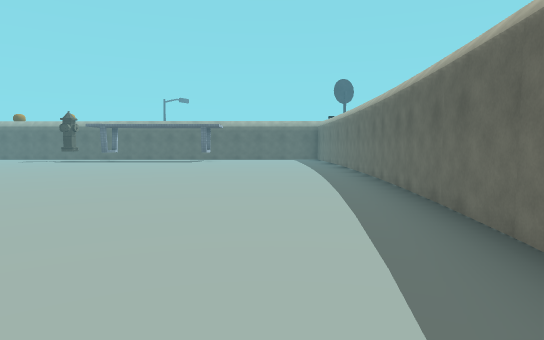
View 1 (above)

21 first-person views from a walk through a Unity game level. The camera is 1.3 m above the floor, tilts 4° down and sees 75° across. The floor is counted in squares, 2 m on a side. Each view is taken from the middle of a square. On the plan, view 1 faces up. The plan holds only what a view shows up to about 10 squares ahead; the rest is blank. The place goes on beyond the plan. Some surface patterns are stand-ins.

View 2
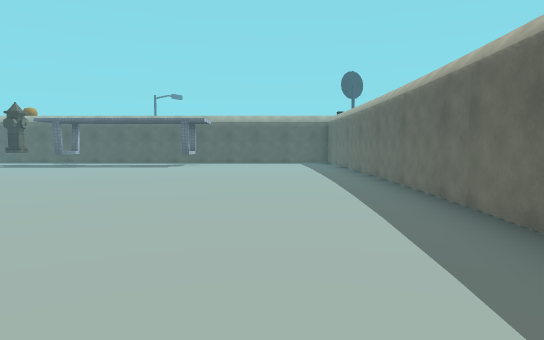

View 3
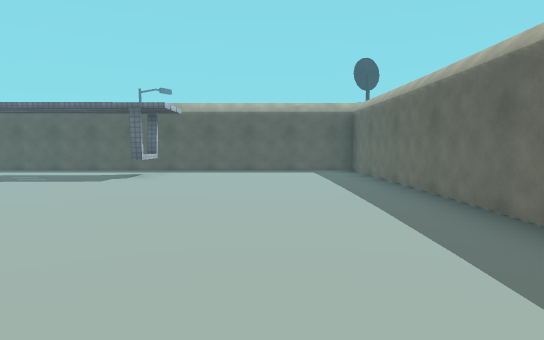

View 4
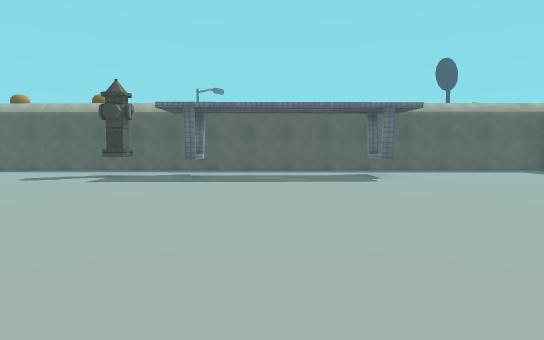

View 5
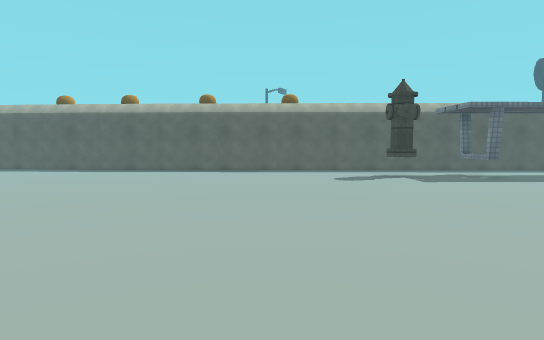

View 6
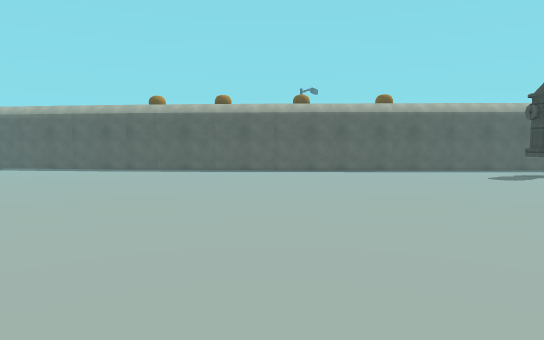

View 7
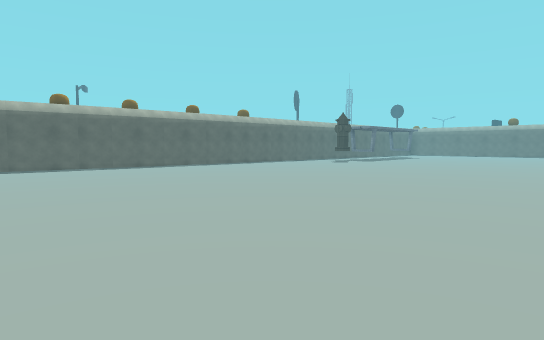

View 8
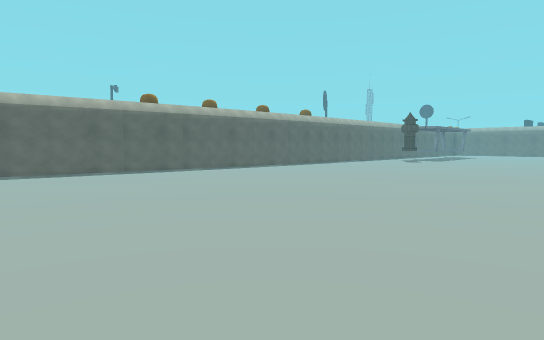

View 9
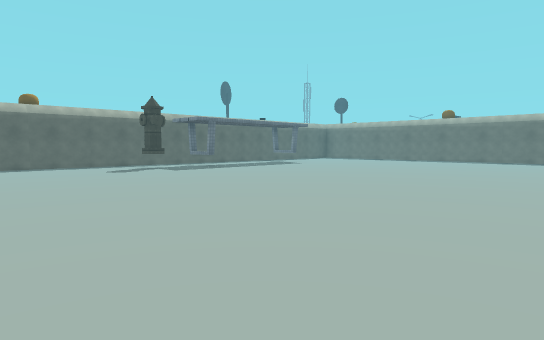

View 10
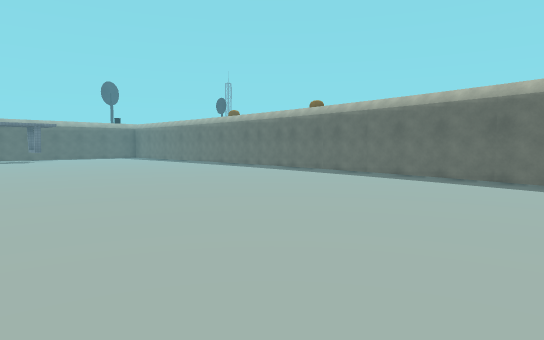

View 11
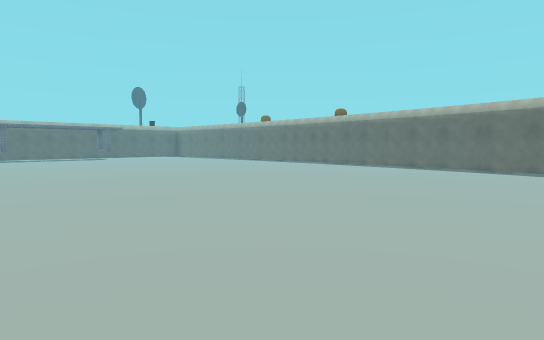

View 12
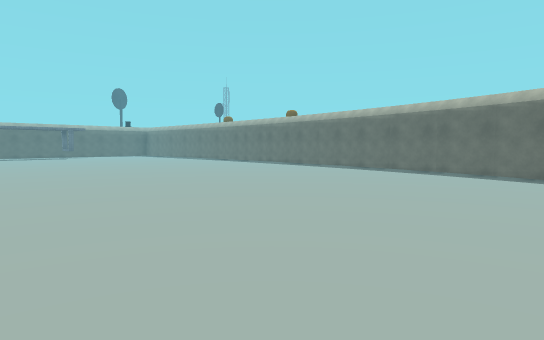

View 13
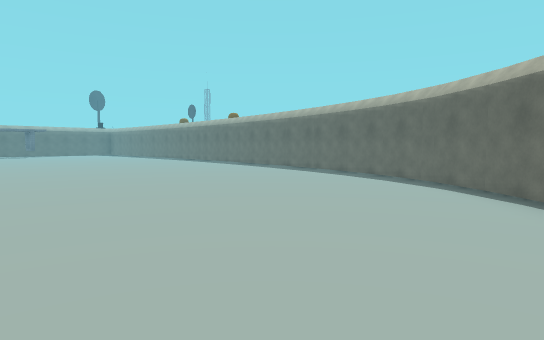

View 14
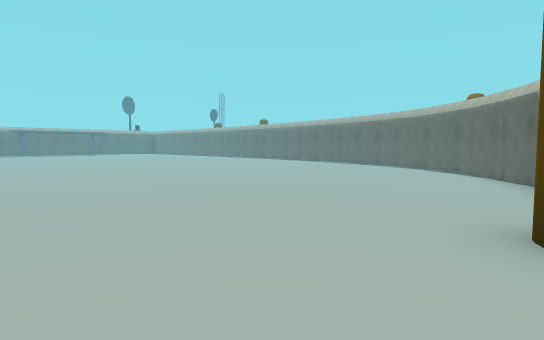

View 15
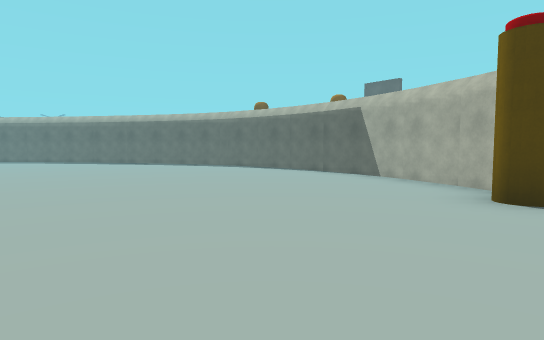

View 16
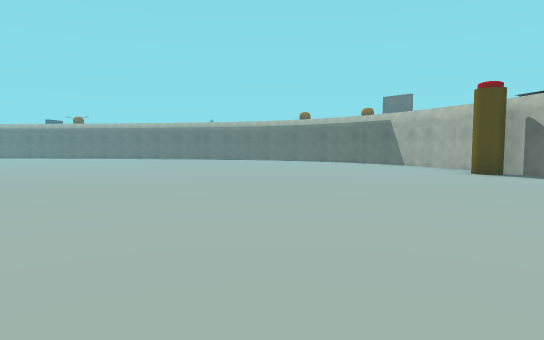

View 17
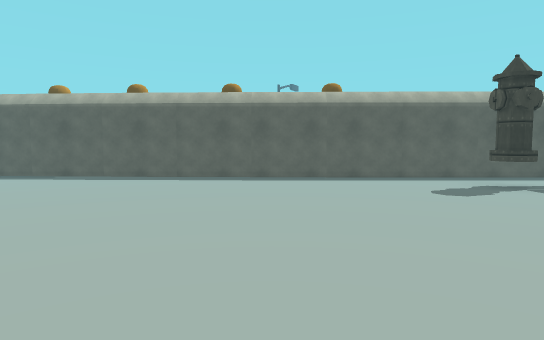

View 18
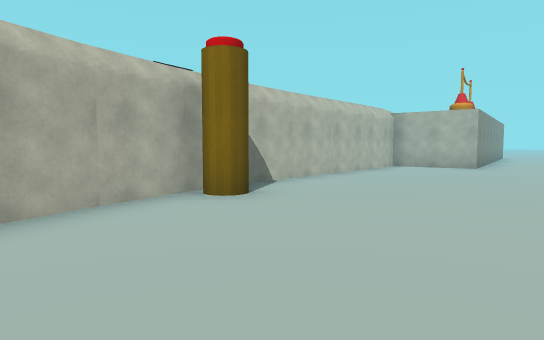

View 19
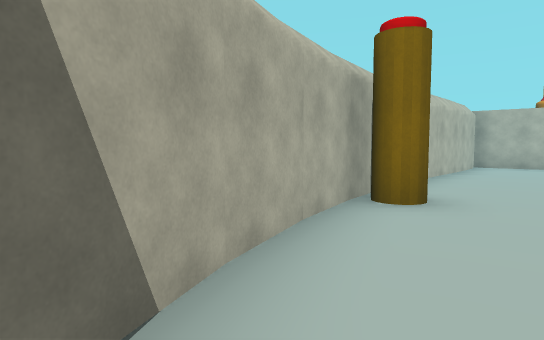

View 20
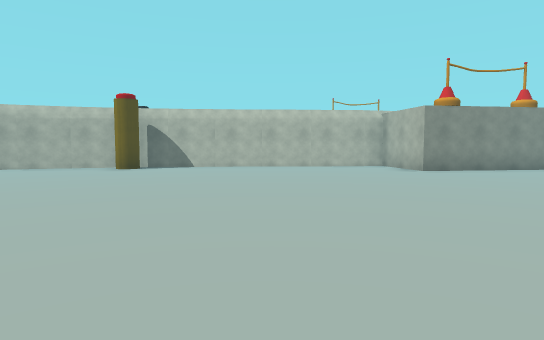

View 21
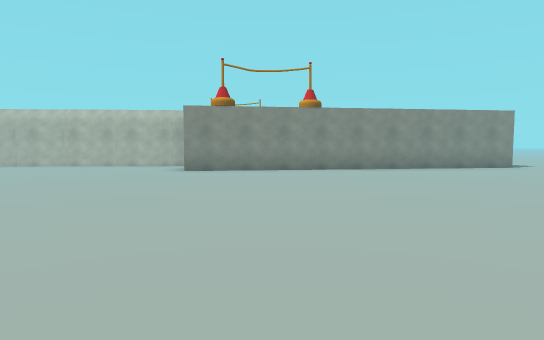

### Floor plan
Points are (right, up) in squares from view 1. A wall is a line through its corners. A room is listed if a view was taken in it or the views show most of it. See-through windows are left out.
Room 1 (views 1, 2, 3, 4, 5, 6, 7, 8, 9, 10, 11, 12, 13, 14, 15, 16, 17, 18, 19, 20, 21)
walls: (-6.7, 13.9) (-6.7, 15.1); (-6.5, 15.1) (-6.5, 13.9); (-2.8, 14) (-2.8, 15.1); (-15.5, 16.2) (-21.9, 17); (1.4, -0.5) (2.4, 8.2); (0.7, -3.1) (1.3, -0.3); (2.2, 8.1) (2.2, 16.1) (-15.6, 16.1); (0.1, -4.3) (0.6, -3); (-2.6, 15.1) (-2.6, 14); (-0.5, -5.7) (0.2, -4.2); (-1.3, -6.6) (-0.5, -5.5); (-2.2, -7.6) (-1.2, -6.6); (-3.1, -8.4) (-2.1, -7.5); (-6.5, -10) (-5.1, -9.5); (-4.1, -9) (-2.9, -8.2); (-7.5, -10.3) (-6.3, -10); (-5.2, -9.6) (-4, -8.9); (-23.6, -10) (-15.8, -8.9) (-15.6, -10.6)
objects: other object (-8, -10); other object (-8, 14)

Where each view was taken, in squares from view 1:
view 1: 0 up, 0 right, facing up
view 2: 3 up, 0 right, facing up
view 3: 7 up, 0 right, facing up
view 4: 7 up, 5 left, facing up
view 5: 7 up, 11 left, facing up
view 6: 7 up, 14 left, facing up
view 7: 6 up, 21 left, facing up-right
view 8: 8 up, 23 left, facing up-right
view 9: 5 up, 13 left, facing up-right
view 10: 2 down, 6 left, facing up-right
view 11: 3 down, 9 left, facing up-right
view 12: 5 down, 8 left, facing up-right
view 13: 8 down, 7 left, facing up-right
view 14: 10 down, 11 left, facing up-right
view 15: 7 down, 12 left, facing right
view 16: 5 down, 16 left, facing right
view 17: 9 up, 12 left, facing up
view 18: 6 down, 5 left, facing down-left
view 19: 8 down, 4 left, facing down-left
view 20: 0 up, 12 left, facing down
view 21: 0 up, 18 left, facing down
